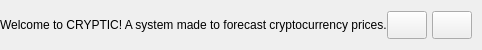
           <widget class="QFrame" name="contentTopBg">
            <property name="minimumSize">
             <size>
              <width>0</width>
              <height>50</height>
             </size>
            </property>
            <property name="maximumSize">
             <size>
              <width>16777215</width>
              <height>50</height>
             </size>
            </property>
            <property name="frameShape">
             <enum>QFrame::NoFrame</enum>
            </property>
            <property name="frameShadow">
             <enum>QFrame::Raised</enum>
            </property>
            <layout class="QHBoxLayout" name="horizontalLayout_2">
             <property name="spacing">
              <number>0</number>
             </property>
             <property name="leftMargin">
              <number>0</number>
             </property>
             <property name="topMargin">
              <number>0</number>
             </property>
             <property name="rightMargin">
              <number>10</number>
             </property>
             <property name="bottomMargin">
              <number>0</number>
             </property>
             <item>
              <widget class="QFrame" name="leftBox">
               <property name="frameShape">
                <enum>QFrame::NoFrame</enum>
               </property>
               <property name="frameShadow">
                <enum>QFrame::Raised</enum>
               </property>
               <layout class="QHBoxLayout" name="horizontalLayout_3">
                <property name="spacing">
                 <number>0</number>
                </property>
                <property name="leftMargin">
                 <number>0</number>
                </property>
                <property name="topMargin">
                 <number>0</number>
                </property>
                <property name="rightMargin">
                 <number>0</number>
                </property>
                <property name="bottomMargin">
                 <number>0</number>
                </property>
                <item alignment="Qt::AlignLeft|Qt::AlignVCenter">
                 <widget class="QLabel" name="titleRightInfo">
                  <property name="text">
                   <string>Welcome to CRYPTIC! A system made to forecast cryptocurrency prices.</string>
                  </property>
                 </widget>
                </item>
               </layout>
              </widget>
             </item>
             <item alignment="Qt::AlignRight">
              <widget class="QFrame" name="rightButtons">
               <property name="frameShape">
                <enum>QFrame::NoFrame</enum>
               </property>
               <property name="frameShadow">
                <enum>QFrame::Raised</enum>
               </property>
               <layout class="QHBoxLayout" name="horizontalLayout_4">
                <property name="spacing">
                 <number>5</number>
                </property>
                <property name="leftMargin">
                 <number>0</number>
                </property>
                <property name="topMargin">
                 <number>0</number>
                </property>
                <property name="rightMargin">
                 <number>0</number>
                </property>
                <property name="bottomMargin">
                 <number>0</number>
                </property>
                <item>
                 <widget class="QPushButton" name="minimizeAppBtn">
                  <property name="minimumSize">
                   <size>
                    <width>28</width>
                    <height>28</height>
                   </size>
                  </property>
                  <property name="text">
                   <string/>
                  </property>
                  <property name="icon">
                   <iconset resource="../resources.qrc">
                    <normaloff>:/icons/images/icons/icon_minimize.png</normaloff>:/icons/images/icons/icon_minimize.png</iconset>
                  </property>
                  <property name="iconSize">
                   <size>
                    <width>20</width>
                    <height>20</height>
                   </size>
                  </property>
                 </widget>
                </item>
                <item>
                 <widget class="QPushButton" name="closeAppBtn">
                  <property name="minimumSize">
                   <size>
                    <width>28</width>
                    <height>28</height>
                   </size>
                  </property>
                  <property name="text">
                   <string/>
                  </property>
                  <property name="icon">
                   <iconset resource="../resources.qrc">
                    <normaloff>:/icons/images/icons/icon_close.png</normaloff>:/icons/images/icons/icon_close.png</iconset>
                  </property>
                  <property name="iconSize">
                   <size>
                    <width>20</width>
                    <height>20</height>
                   </size>
                  </property>
                 </widget>
                </item>
               </layout>
              </widget>
             </item>
            </layout>
           </widget>
